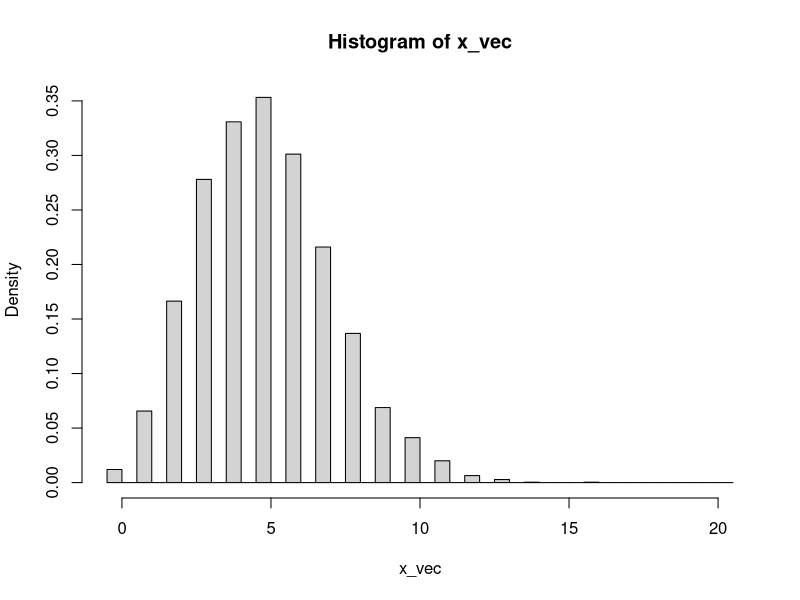
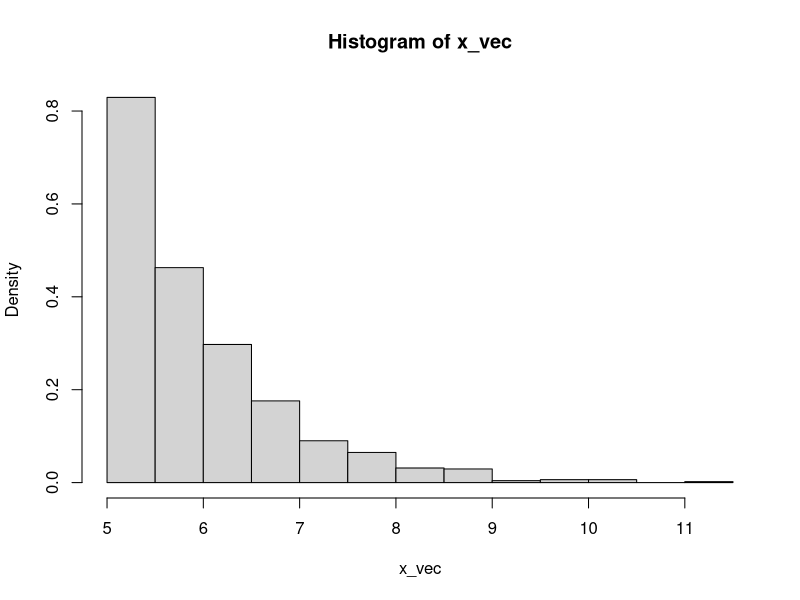

These figures' R source, in order:
## Question 1: Inverse method for Poisson Distribution

# Samples from Poisson Distribution
m = 5000 # sample size
lam = 5 # lambda in Poisson
x = 0:20
prob_cumsum = ppois(x, lambda=lam) # cumulative sum of probability masses
u_vec = runif(m) # uniform samples
x_vec = NULL # Poisson samples

for (i in 1:m) {
  x_vec = c(x_vec, min(which(prob_cumsum>=u_vec[i]))-1)
}

hist(x_vec, breaks = seq(-0.5, 20.5, by = 0.5), freq = FALSE) # histogram


## Question 2: Accept-Reject method for truncated Gamma Distribution

# Samples from truncated Gamma Distribution
m = 5000 # sample size
M = 5^0.5 * exp(-5) / ((1-pgamma(5, shape = 1/2, rate = 1)) * gamma(1/2)) # constant M
cnt = 0 # acceptance counter
ratio = function(y){y^(-0.5) / 5^0.5}
x_vec = NULL
for (i in 1:m){
  y = rexp(1, 1) + 5
  u = runif(1)
  if(u <= ratio(y)){
    x_vec = c(x_vec, y)
    cnt = cnt + 1
  }
}
hist(x_vec, breaks=10, freq=FALSE)
acceptance_prob = cnt / m

